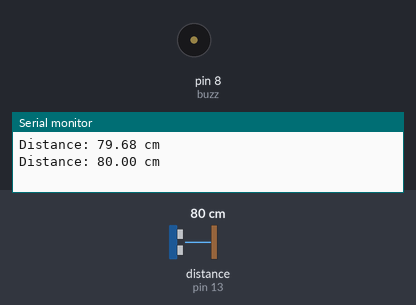
The program below on a simulated Arduino Uno, built with avr-gcc and run on an emulated ATmega328P. Shown: buzzer (waves = sounding, pin HIGH), the last lines printed to the serial monitor. Wiring (inferred from the names in the program): ultrasonic range finder: trigger pin 10; echo pin 13. Inputs (shaded band) come from the test bench; at power-on: distance to the obstacle (sensor on pin 13) 80 cm. The echo pulse lasts 58.3 µs per cm; pins used as bus, display or sensor lines are not drawn.

Above: at 1.6 s.
1.7 s: distance to the obstacle (sensor on pin 13) set to 2 cm
At 2.1 s:
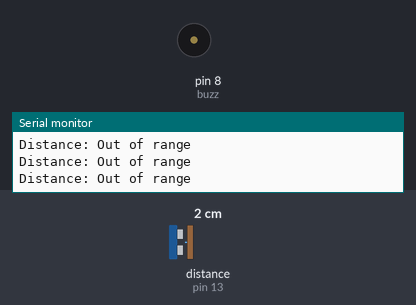
3.2 s: distance to the obstacle (sensor on pin 13) set to 4 cm
At 3.39 s:
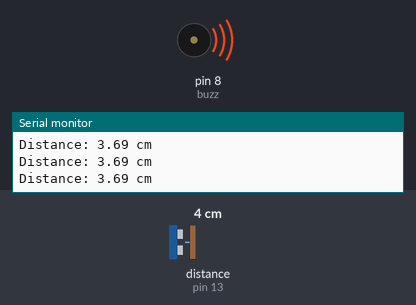
6.7 s: distance to the obstacle (sensor on pin 13) set to 148 cm
At 7.2 s:
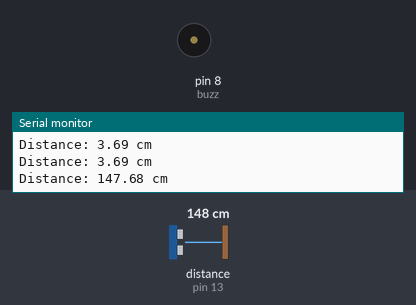
10.2 s: distance to the obstacle (sensor on pin 13) set to 155 cm
At 11.2 s:
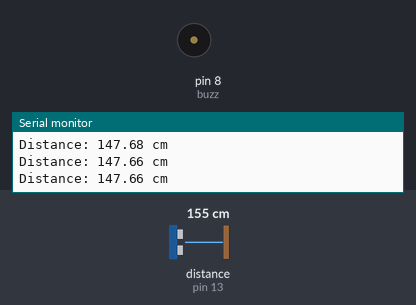
14.0 s: distance to the obstacle (sensor on pin 13) set to 120 cm
At 14.6 s:
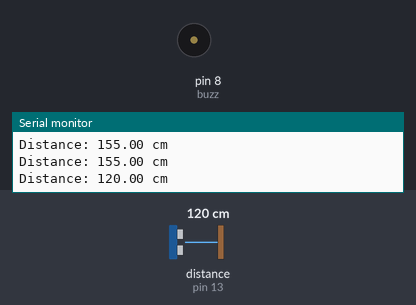
Timing chart, 0 to 18.8 s (numbered marks = the images above; inputs shaded):
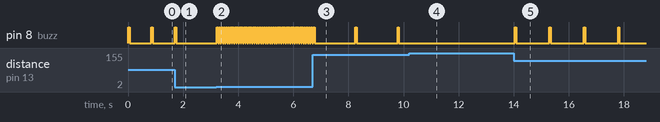

The program:

main.cpp
```cpp
#include <Arduino.h>  //I coded this in PlatformIO so this Arduino Library must be included

#define trig 10
#define echo 13
#define buzz 8      // buzzer pin

float duration, distance;

void beep(int proximity);
void setup()
{
  Serial.begin(9600);
  pinMode(trig, OUTPUT);
  pinMode(echo, INPUT);
  pinMode(buzz, OUTPUT);
}

void loop()
{
  digitalWrite(trig, LOW);
  delayMicroseconds(2);
  digitalWrite(trig, HIGH);
  delayMicroseconds(10);
  digitalWrite(trig, LOW);

  duration = pulseIn(echo, HIGH);
  distance = (duration / 2) * 0.0343;

  Serial.print("Distance: ");
  if (distance >= 400 || distance <= 2)
  {
    Serial.println("Out of range");
  }
  else
  {
    Serial.print(distance);
    Serial.println(" cm");
    beep(floor(distance));
  }
}
void beep(int proximity)
{
  int distan = proximity;
  if (proximity <= 150)
  {
    digitalWrite(buzz, HIGH);
    delay(50);
    digitalWrite(buzz, LOW);
    delay(distan * 10);
  }
  else
  {
    digitalWrite(buzz, LOW);
  }
}
```

Measured:
- the behaviour switches between 2 and 3 cm on distance to the obstacle (sensor on pin 13) (found by bisection; images 1 and 2)
- the behaviour switches between 151 and 152 cm on distance to the obstacle (sensor on pin 13) (found by bisection; images 3 and 4)
- after the input at 1.7 s, pin 8 (buzz): goes on until 1.8 s, then stays LOW
- after the input at 3.2 s, pin 8 (buzz): alternates HIGH for 0.05 s and LOW for 0.03 s, starting at once
- after the input at 6.7 s, pin 8 (buzz): alternates HIGH for 0.05 s and LOW for 1.5 s, starting after 1.6 s
- after the input at 10.2 s, pin 8 (buzz): stops changing and stays LOW
- after the input at 14.0 s, pin 8 (buzz): alternates HIGH for 0.05 s and LOW for 1.2 s, starting at once
- by itself, pin 8 (buzz): alternates HIGH for 0.05 s and LOW for 0.80 s
